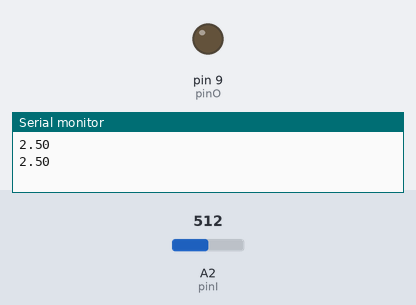
This sketch was run on a simulated Arduino Uno, built with avr-gcc and run on an emulated ATmega328P. On the bench: output pins drawn as LEDs (lit = HIGH), the last lines printed to the serial monitor. Inputs (shaded band) come from the test bench; at power-on: A2 (pinI) = 512.

Above: at 1.5 s.
1.6 s: A2 (pinI) set to 803
3.4 s: A2 (pinI) set to 836
At 4.3 s:
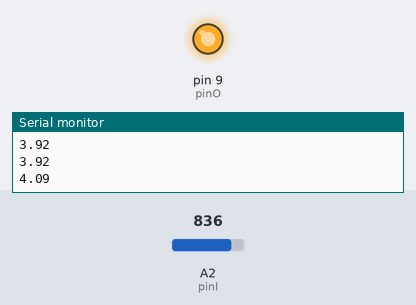
5.2 s: A2 (pinI) set to 716
At 6.4 s:
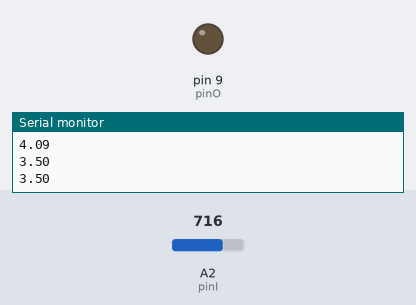
6.7 s: A2 (pinI) set to 900
At 7.8 s:
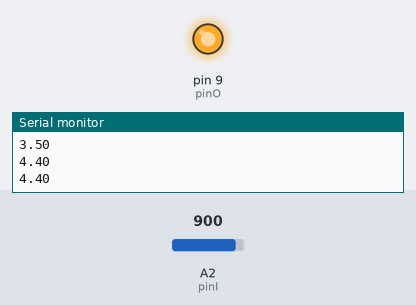
Timing chart, 0 to 9.2 s (numbered marks = the images above; inputs shaded):
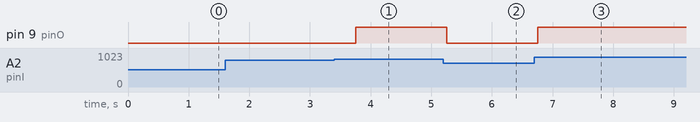

The sketch:

P4_Potentio_Meter.ino
```cpp
int pinI=A2;
float j;
int waitT=750;
int pinO=9;
void setup() {
  // put your setup code here, to run once:
pinMode (pinI, INPUT);
pinMode (pinO, OUTPUT);
Serial.begin(9600);
}

void loop() {
  // put your main code here, to run repeatedly:
j=(5./1023.)*analogRead(pinI);
Serial.println(j);
if(j<4.0){
  digitalWrite(pinO,0);
}
if(j>4.0){
  digitalWrite(pinO,1);
}
delay(waitT);
}
```

Measured:
- the behaviour switches between 818 and 819 on A2 (pinI) (found by bisection; images 0 and 1)
- after the input at 3.4 s, pin 9 (pinO): LOW → HIGH after 0.35 s
- after the input at 5.2 s, pin 9 (pinO): HIGH → LOW after 0.05 s
- after the input at 6.7 s, pin 9 (pinO): LOW → HIGH after 0.06 s
